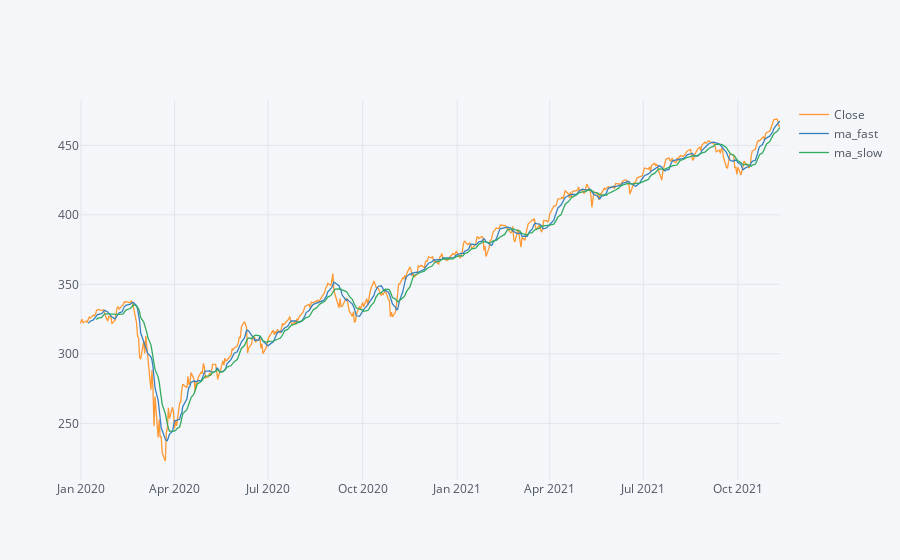

Source (notebook cell):
### Code cell
fast_trend = df.Open.rolling(window=short_trend_days).mean()
slow_trend = df.Open.rolling(window=long_trend_days).mean()

df['ma_fast'] = fast_trend
df['ma_slow'] = slow_trend
df[['Close','ma_fast','ma_slow']].iplot()

### Figure 1 — Plotly figure (JSON) as saved in the notebook; plotly's stock layout.template omitted (floating-point values rounded to 4 significant figures; data arrays with more than 128 entries replaced by an {"elided": "..."} marker saying what was removed)
{"data": [{"line": {"color": "rgba(255, 153, 51, 1.0)", "dash": "solid", "shape": "linear", "width": 1.3}, "mode": "lines", "name": "Close", "text": "", "type": "scatter", "x": {"elided": "472 str values"}, "y": {"elided": "472 float values"}}, {"line": {"color": "rgba(55, 128, 191, 1.0)", "dash": "solid", "shape": "linear", "width": 1.3}, "mode": "lines", "name": "ma_fast", "text": "", "type": "scatter", "x": {"elided": "472 str values"}, "y": {"elided": "472 mixed values"}}, {"line": {"color": "rgba(50, 171, 96, 1.0)", "dash": "solid", "shape": "linear", "width": 1.3}, "mode": "lines", "name": "ma_slow", "text": "", "type": "scatter", "x": {"elided": "472 str values"}, "y": {"elided": "472 mixed values"}}], "layout": {"legend": {"bgcolor": "#F5F6F9", "font": {"color": "#4D5663"}}, "paper_bgcolor": "#F5F6F9", "plot_bgcolor": "#F5F6F9", "title": {"font": {"color": "#4D5663"}}, "xaxis": {"gridcolor": "#E1E5ED", "showgrid": true, "tickfont": {"color": "#4D5663"}, "title": {"font": {"color": "#4D5663"}, "text": ""}, "zerolinecolor": "#E1E5ED"}, "yaxis": {"gridcolor": "#E1E5ED", "showgrid": true, "tickfont": {"color": "#4D5663"}, "title": {"font": {"color": "#4D5663"}, "text": ""}, "zerolinecolor": "#E1E5ED"}}}
